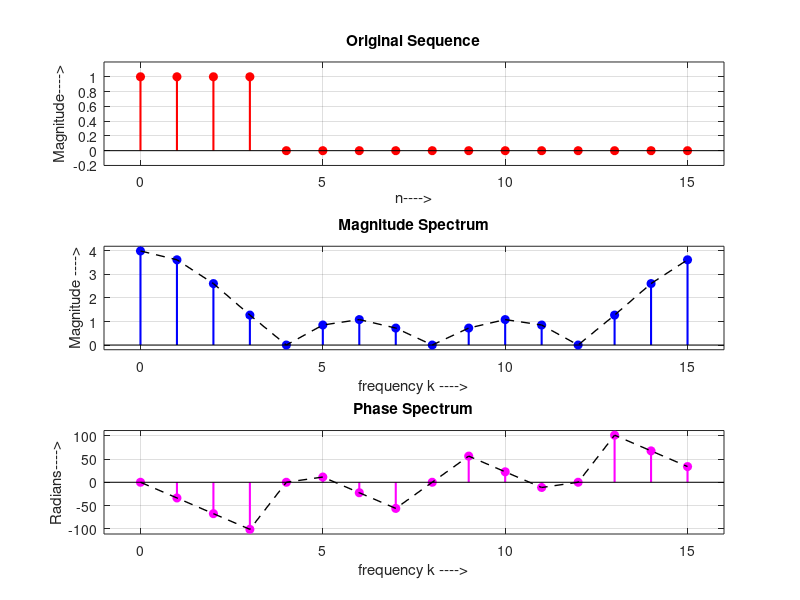

Write the MATLAB code that produced this figure.

% V7_3c  Computing 16 point FFT with zero padding

%%% Developed by Dr. M. Venu Gopala Rao, 
%%% Email: mvgr03@kluniversity.in,  mvgr03@gmail.com,
%-----------------------------------------------------------------------
clear all; close all; clc;

% Case3:N = 16;                  

% x = [1,1,1,1,0,0,0,0,0,0,0,0,0,0,0,0];
x = [1,1,1,1,zeros(1,12)];

N = 16;                  
n = 0:N-1;              % Time axis 

X = fft(x,N);
k = 0:N-1;              % Frequency axis 
magX = abs(X); phaX = angle(X)*180/pi;

% Plot the frequency response

subplot(3,1,1); stem(n,x,'r','fill','LineWidth',1.5); grid
xlabel('n---->'); ylabel('Magnitude---->');
title('Original Sequence'); 
axis([-1 N -0.2 1.2]);

subplot(3,1,2); stem(k,magX,'b','fill','LineWidth',1.5); hold on;
plot(k,magX,'--k','LineWidth',1);
xlabel('frequency k ---->'); ylabel('Magnitude ---->') ;
title('Magnitude Spectrum'); grid
axis([-1 N  -0.2 4.2]);

subplot(3,1,3); stem(k,phaX,'m','fill','LineWidth',1.5);hold on;
plot(k,phaX,'--k','LineWidth',1);
xlabel('frequency k ---->');  ylabel('Radians---->');
title('Phase Spectrum');grid
axis([-1 N  min(phaX)-10   max(phaX)+10]);
